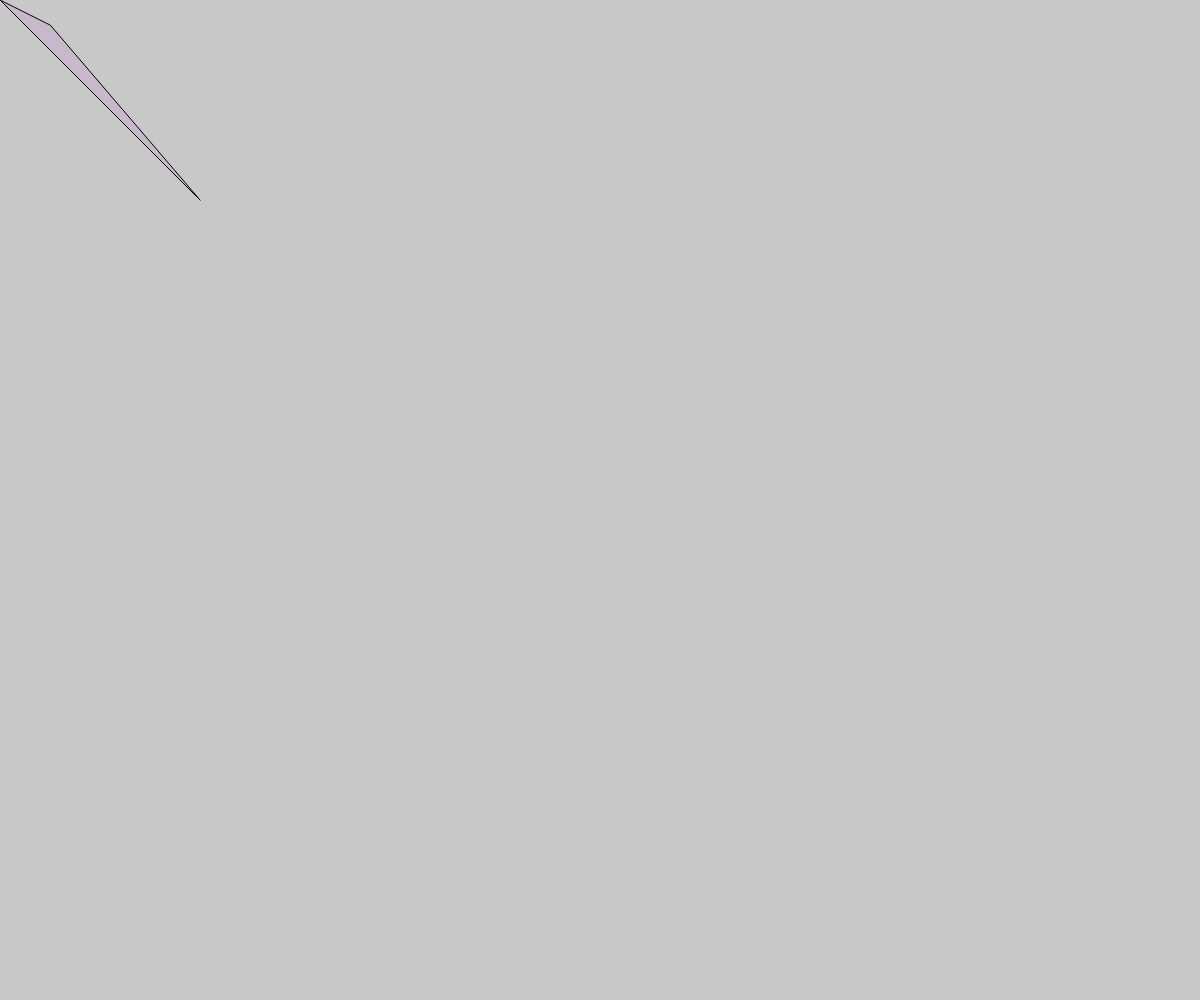
Frame 1 (no input)
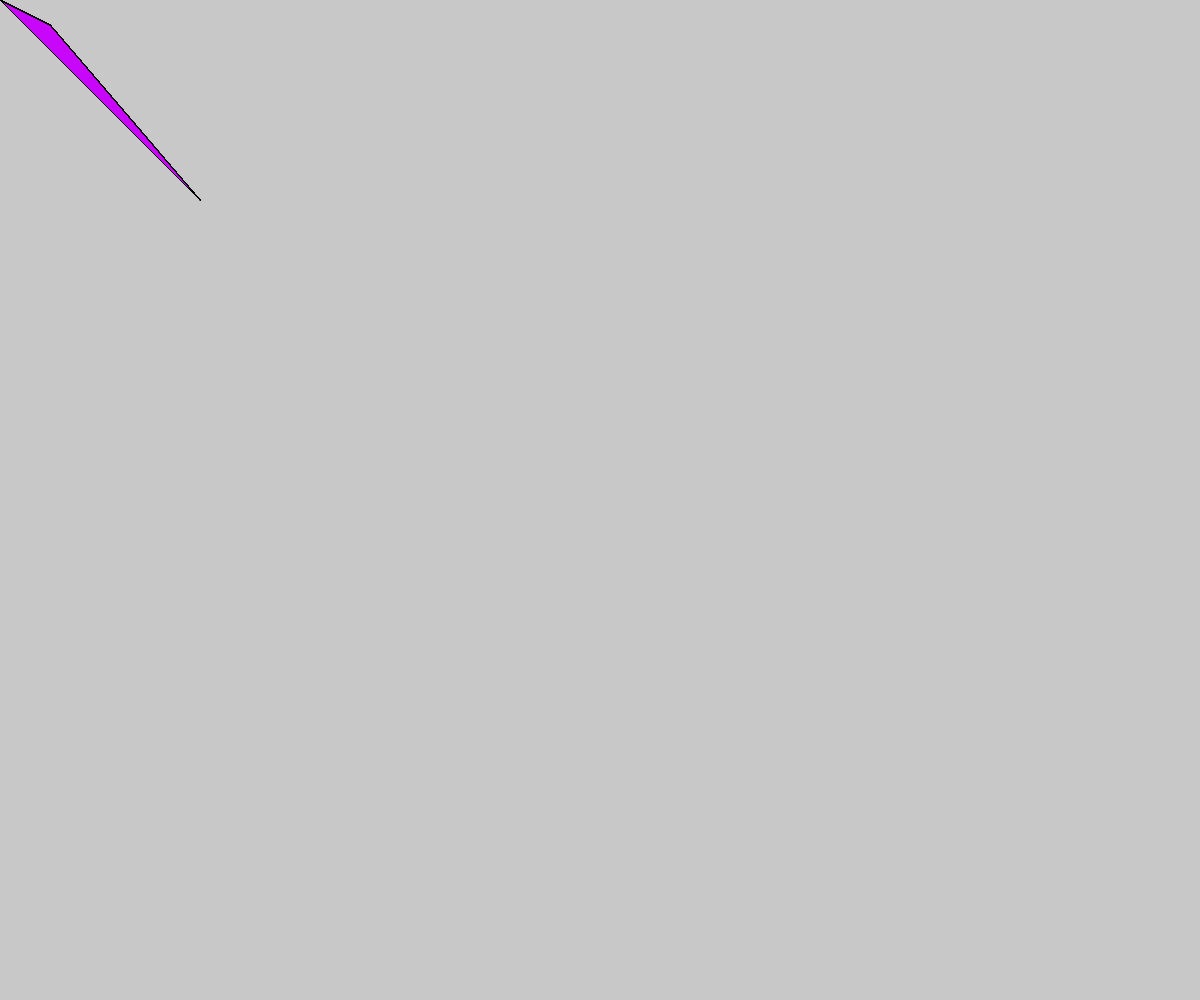
Frame 60 (no input)
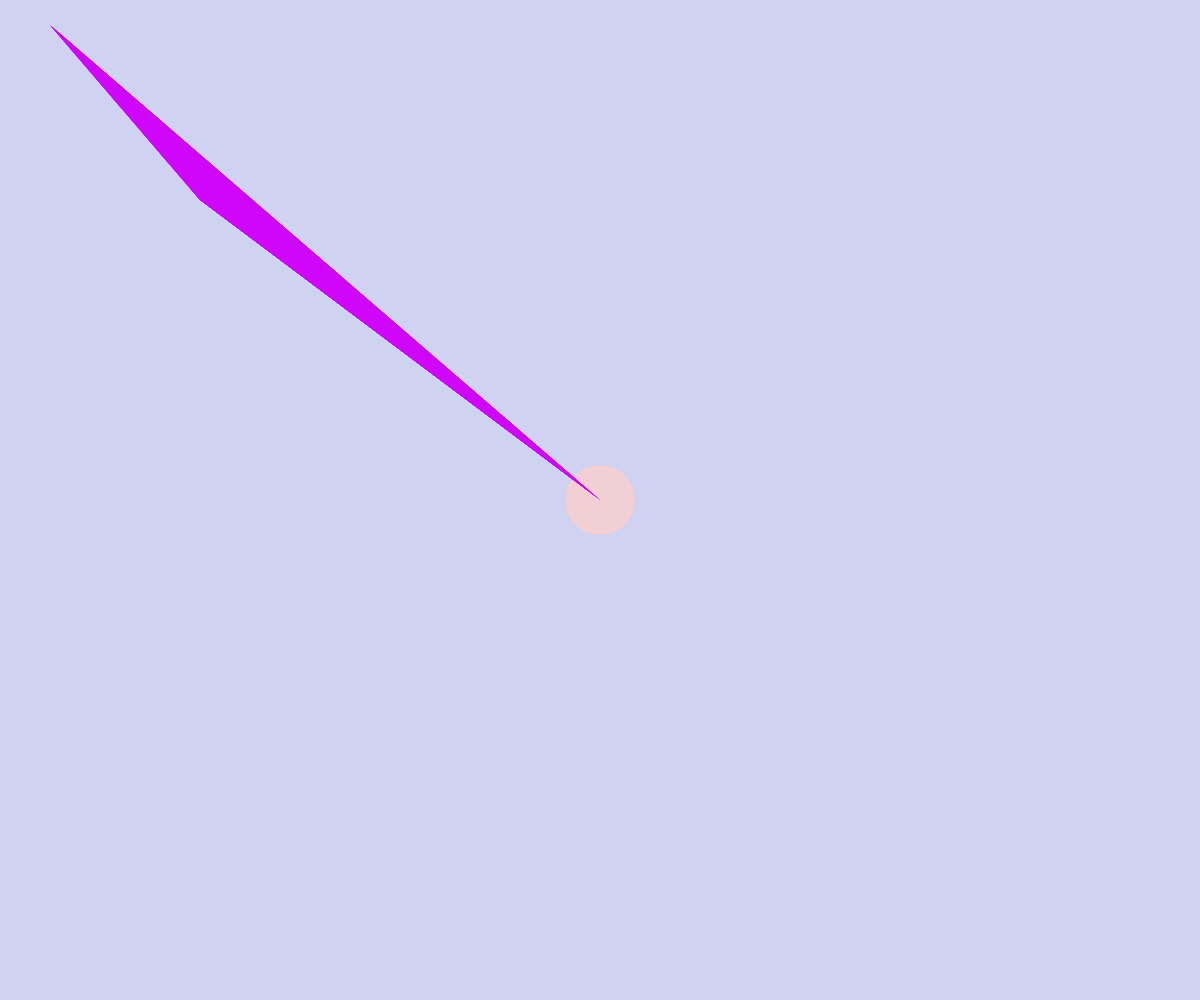
Frame 120 (the mouse pressed at the canvas centre since frame 60)

The p5.js sketch that drew these frames (run headless with seeded random() and noise() and a simulated clock; from frame 60 on, the mouse is pressed at the canvas centre):

// p5.js sketch
// ── sketch.js
var triangleX = 500;
function setup() {
  createCanvas(windowWidth, windowHeight);
  background(200);
}

function draw() {
  //triangle1 will be controlled by movement of mouse
  fill(200, 0, 255, 20);
  triangle (50, 25, mouseX, mouseY, 200, 200);
  
  //triangle2 will move and change color without the mouse
  // var r = random(0,100);
  // var g = random(100,255);
  // var b = random(150,220); 
  // fill (r, g, b, 500);
  // triangle (50, 200, triangleX, 200, 500, 500);
  // triangleX = triangleX + 1.2;
  
  // fill(255)
  // textSize(40)
  // text("click the screen", 200, 100, 600, 600);
  
}

function mousePressed() {
  var r2 = random(100,250);
  var g2 = random(200,255);
  var b2 = random(200,255);
  background(r2,g2,b2);
  noStroke();
  fill (b2,r2,g2);
  ellipse (mouseX, mouseY, 70, 70);
  
  // fill(0);
  // textSize(70);
  // text("keep clicking", 200, 100, 600, 600);
 
}
